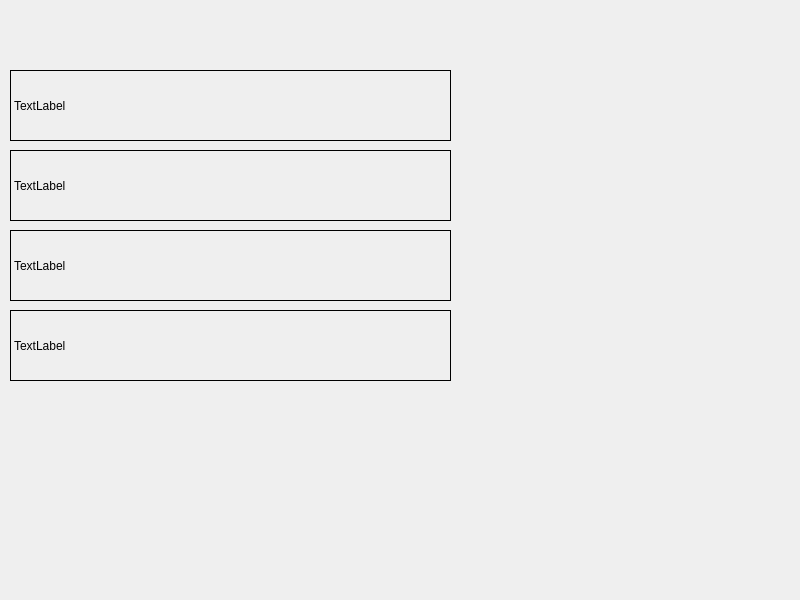
<?xml version="1.0" encoding="UTF-8"?>
<ui version="4.0">
 <class>Widget</class>
 <widget class="QWidget" name="Widget">
  <property name="geometry">
   <rect>
    <x>0</x>
    <y>0</y>
    <width>800</width>
    <height>600</height>
   </rect>
  </property>
  <property name="windowTitle">
   <string>Widget</string>
  </property>
  <widget class="QLabel" name="label">
   <property name="geometry">
    <rect>
     <x>10</x>
     <y>70</y>
     <width>441</width>
     <height>71</height>
    </rect>
   </property>
   <property name="frameShape">
    <enum>QFrame::Box</enum>
   </property>
   <property name="text">
    <string>TextLabel</string>
   </property>
  </widget>
  <widget class="QLabel" name="label_2">
   <property name="geometry">
    <rect>
     <x>10</x>
     <y>150</y>
     <width>441</width>
     <height>71</height>
    </rect>
   </property>
   <property name="frameShape">
    <enum>QFrame::Box</enum>
   </property>
   <property name="text">
    <string>TextLabel</string>
   </property>
  </widget>
  <widget class="QLabel" name="label_3">
   <property name="geometry">
    <rect>
     <x>10</x>
     <y>230</y>
     <width>441</width>
     <height>71</height>
    </rect>
   </property>
   <property name="frameShape">
    <enum>QFrame::Box</enum>
   </property>
   <property name="text">
    <string>TextLabel</string>
   </property>
  </widget>
  <widget class="QLabel" name="label_4">
   <property name="geometry">
    <rect>
     <x>10</x>
     <y>310</y>
     <width>441</width>
     <height>71</height>
    </rect>
   </property>
   <property name="frameShape">
    <enum>QFrame::Box</enum>
   </property>
   <property name="text">
    <string>TextLabel</string>
   </property>
  </widget>
 </widget>
 <resources/>
 <connections/>
</ui>
